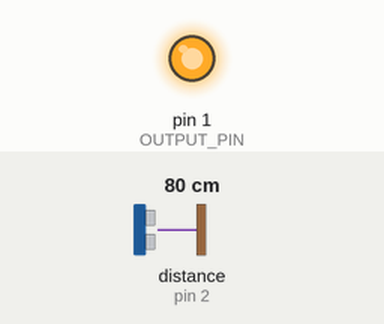
A sketch run on a simulated Arduino Uno, built with avr-gcc and run on an emulated ATmega328P. Parts: output pins drawn as LEDs (lit = HIGH). Inputs (shaded band) come from the test bench; at power-on: distance to the obstacle (sensor on pin 2) 80 cm. The echo pulse lasts 58.3 µs per cm.

Above: at 1.2 s.
1.3 s: distance to the obstacle (sensor on pin 2) set to 63 cm
2.8 s: distance to the obstacle (sensor on pin 2) set to 55 cm
At 4.0 s:
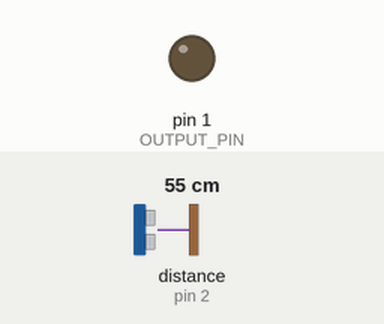
Timing chart, 0 to 5.8 s (numbered marks = the images above; inputs shaded):
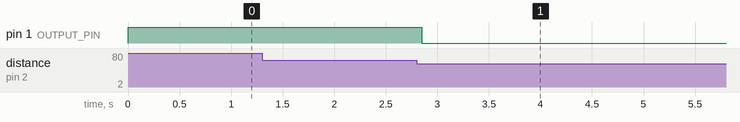

Measured:
- the behaviour switches between 59 and 58 cm on distance to the obstacle (sensor on pin 2) (found by bisection; images 0 and 1)
- after the input at 1.3 s, every drawn part: stays the same
- after the input at 2.8 s, pin 1 (OUTPUT_PIN): HIGH → LOW after 0.05 s

The sketch:

Course_Gate.ino
```cpp
#include <NewPing.h>

#define TRIGGER_PIN   0      // PIN for the TRIG connection on the SR04
#define ECHO_PIN      2      // PIN for the ECHO connection on the SR04
#define MAX_DISTANCE  80     // Max distance likely to be sensed (speeds up routine)
#define OUTPUT_PIN    1      // Pin to output gate event on
#define GATE_INTERVAL 5000   // How long should the gate event last

NewPing sonar(TRIGGER_PIN, ECHO_PIN, MAX_DISTANCE);
unsigned long last_trigger = 0;

void setup() {
  pinMode(OUTPUT_PIN, OUTPUT);
  digitalWrite(OUTPUT_PIN, HIGH);
}

void loop() {
  delay(50);

  unsigned int distance = sonar.ping_cm();

  if (distance < 60 && distance != 0) {
     digitalWrite(OUTPUT_PIN, LOW);
     last_trigger = millis();
  } else if ((millis() - last_trigger) > GATE_INTERVAL) {
     digitalWrite(OUTPUT_PIN, HIGH);
  }

}
```
